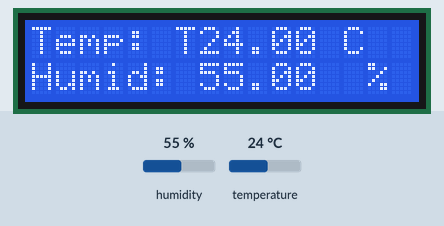
Simulated run of this sketch. Board: Arduino Uno, built with avr-gcc and run on an emulated ATmega328P. Shown: 16×2 character LCD. The test bench sets the inputs (shaded band); at power-on: humidity 55 %, temperature 24 °C.

Above: at 2.7 s.
2.8 s: humidity set to 22 %
At 6.1 s:
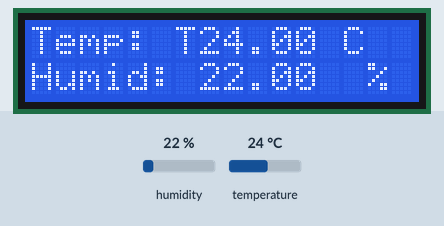
7.1 s: temperature set to 12 °C
At 9.1 s:
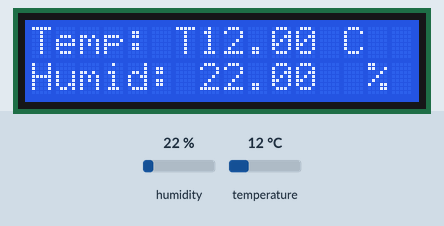
11.4 s: humidity set to 40 %
At 15.0 s:
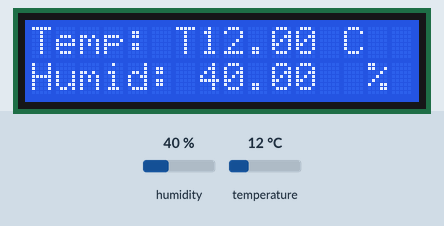
15.8 s: temperature set to 19 °C
At 18.0 s:
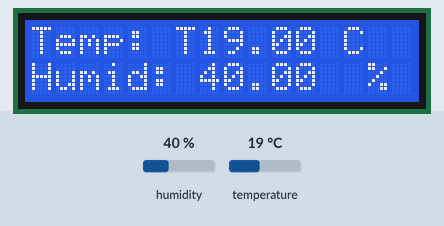
Timing chart, 0 to 19.5 s (numbered marks = the images above; inputs shaded):
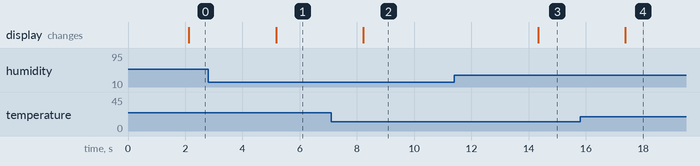

Measured:
- after the input at 2.8 s, the display: changes after 2.4 s (image 1)
- after the input at 7.1 s, the display: changes after 1.1 s (image 2)
- after the input at 11.4 s, the display: changes after 2.9 s (image 3)
- after the input at 15.8 s, the display: changes after 1.6 s (image 4)

The sketch:

lab7_3.ino
```cpp
#include <Wire.h>
#include <LiquidCrystal_I2C.h>
#include <DHT.h>

#define DHTPIN 3
#define DHTTYPE DHT11

LiquidCrystal_I2C lcd(0x27, 16, 2);

DHT dht(DHTPIN, DHTTYPE);

void setup() {
  dht.begin();

  lcd.begin();
  lcd.backlight();

  lcd.print("DHT11 TEST");
}

void loop() {
  delay(2000);

  float t = dht.readTemperature();
  float h = dht.readHumidity();

  if (isnan(t) || isnan(h)) {
    lcd.clear();
    lcd.print("DHT Failed");
  } else {
    lcd.setCursor(0, 0);
    lcd.print("Temp: ");
    lcd.setCursor(7, 0);
    lcd.print(t);
    lcd.setCursor(13, 0);
    lcd.print("C");

    lcd.setCursor(0, 1);
    lcd.print("Humid: ");
    lcd.print(h);
    lcd.setCursor(14, 1);
    lcd.print("%");
  }
  delay(1000);
}
```
